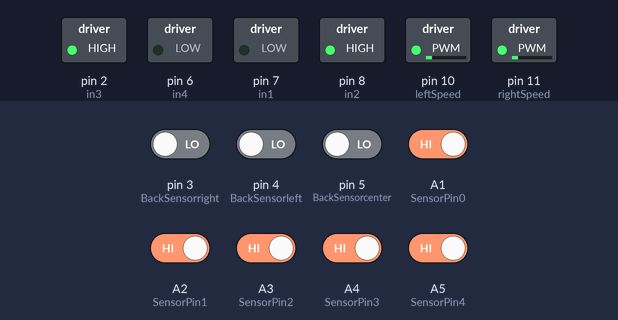
Simulated run of this sketch. Board: Arduino Uno, built with avr-gcc and run on an emulated ATmega328P. Shown: switched loads named in the sketch (green lamp = pin HIGH). The inputs (shaded band) are chosen by the test bench; at power-on: A1 (SensorPin0), A2 (SensorPin1), A3 (SensorPin2), A4 (SensorPin3), A5 (SensorPin4) HIGH, pin 3 (BackSensorright), pin 4 (BackSensorleft), pin 5 (BackSensorcenter) LOW.

Above: at 2.3 s.
2.4 s: pin 5 (BackSensorcenter) driven HIGH
At 3.3 s:
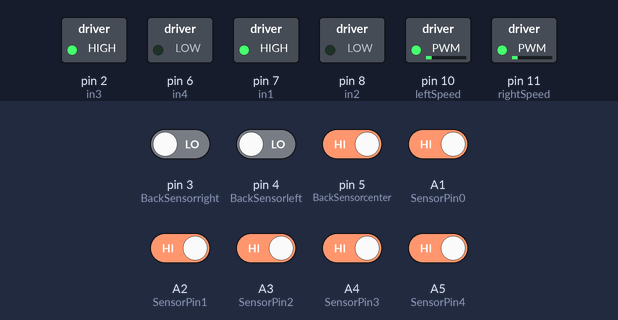
5.4 s: A1 (SensorPin0) driven LOW
At 6.2 s:
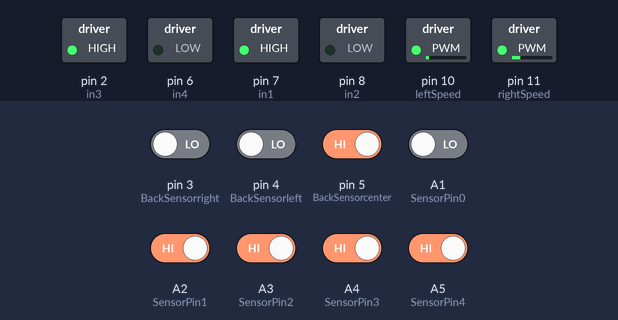
8.4 s: A3 (SensorPin2) driven LOW
At 8.9 s:
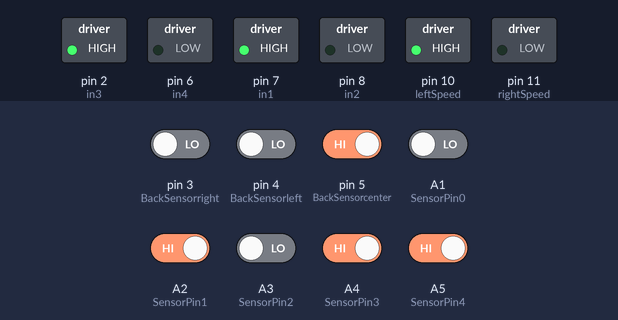
9.9 s: A1 (SensorPin0) driven HIGH
At 10.8 s:
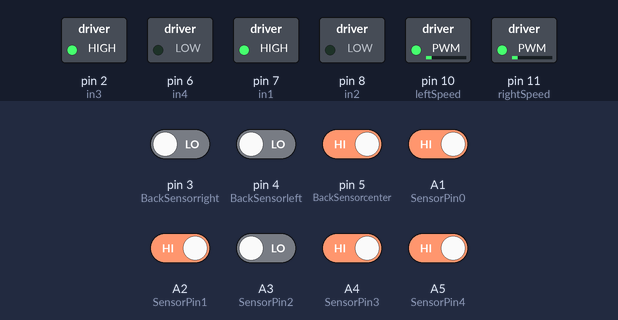
12.9 s: A2 (SensorPin1) driven LOW
At 13.8 s:
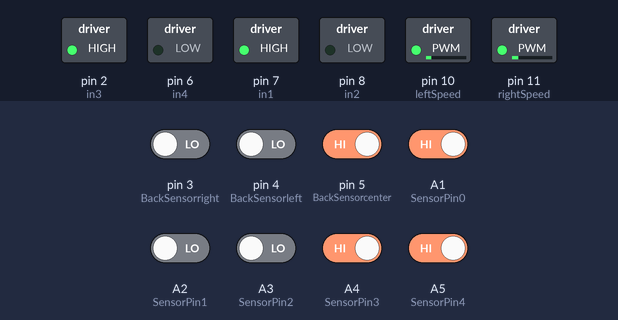
15.9 s: A4 (SensorPin3) driven LOW
At 16.6 s:
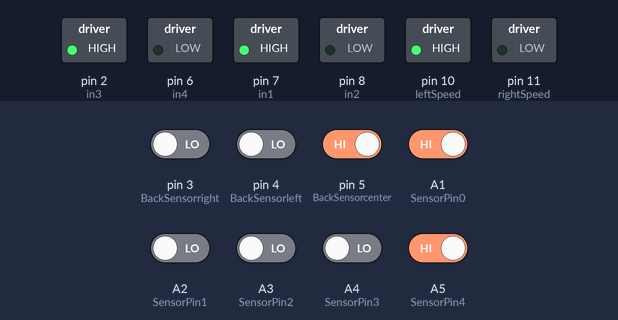
Timing chart, 0 to 18.4 s (numbered marks = the images above; inputs shaded):
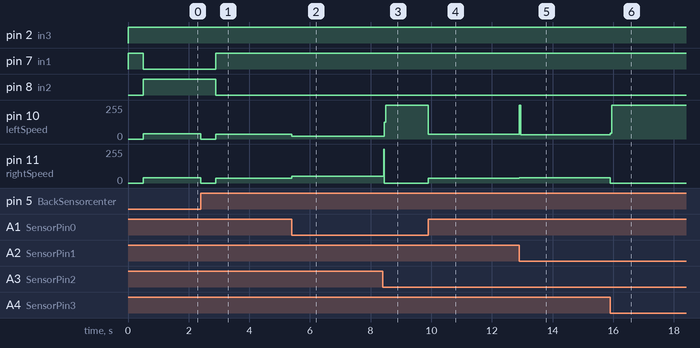

Measured:
- after the input at 2.4 s, pin 7 (in1): LOW → HIGH after 0.50 s; pin 8 (in2): HIGH → LOW after 0.50 s; pin 10 (leftSpeed), pin 11 (rightSpeed): 38/255 → 0/255 at once, → 35/255 0.50 s later
- after the input at 5.4 s, pin 10 (leftSpeed): 35/255 → 19/255 at once; pin 11 (rightSpeed): 35/255 → 51/255 at once
- after the input at 8.4 s, pin 10 (leftSpeed): 19/255 → 255/255 after 0.05 s; pin 11 (rightSpeed): 51/255 → 0/255 at once
- after the input at 9.9 s, pin 10 (leftSpeed): 255/255 → 35/255 at once; pin 11 (rightSpeed): 0/255 → 35/255 at once
- after the input at 12.9 s, pin 10 (leftSpeed): 35/255 → 32/255 at once; pin 11 (rightSpeed): 35/255 → 39/255 at once
- after the input at 15.9 s, pin 10 (leftSpeed): 32/255 → 255/255 at once; pin 11 (rightSpeed): 39/255 → 0/255 at once

The sketch:

mazeOpt.ino
```cpp
const int SensorPin0 = A1;
const int SensorPin1 = A2;
const int SensorPin2 = A3;
const int SensorPin3 = A4;
const int SensorPin4 = A5;

const int BackSensorleft = 4;    // left
const int BackSensorcenter = 5;  // right
const int BackSensorright = 3;   // right

const int leftSpeed = 10;  // means pin 9 on the Arduino controls the speed of left motor
const int rightSpeed = 11;
const int in1 = 7;  // in1
const int in2 = 8;  // in2
int turnspeed;

// left 1 and left 2 control the direction of rotation of left motor
const int in3 = 2;  // in3
const int in4 = 6;  // in4

// char path[100] = "";
// unsigned char pathLength = 0; // the length of the path
// int pathIndex = 0;
int error = 0;
// int extraInch = 200;
int LFSensor[5] = { 0, 0, 0, 0, 0 };
int BKSensor[3] = { 0, 0, 0 };

// #define turning_speed 80
int P, D, I = 0, previousError, PIDvalue;
char path[100] = "";
unsigned char pathLength = 0;  // the length of the path
int pathIndex = 0;
int lsp, rsp;
int lfspeed = 35;
double Kp = 4;
double Ki = 0;
double Kd = 10;

#define STOPPED 0
#define FOLLOWING_LINE 1
#define NO_LINE 2
#define CONT_LINE 3
#define RIGHT_TURN 4
#define LEFT_TURN 5

int mode = STOPPED, previousMode = STOPPED;
int status = false;
void PID() {
  if (LFSensor[0] == 0 && LFSensor[1] == 0 && LFSensor[2] == 1 && LFSensor[3] == 0 && LFSensor[4] == 0)
    error = 0;
  else if (LFSensor[0] == 0 && LFSensor[1] == 0 && LFSensor[2] == 1 && LFSensor[3] == 1 && LFSensor[4] == 0)
    error = 1;
  else if (LFSensor[0] == 0 && LFSensor[1] == 0 && LFSensor[2] == 0 && LFSensor[3] == 1 && LFSensor[4] == 0)
    error = 2;
  else if (LFSensor[0] == 0 && LFSensor[1] == 0 && LFSensor[2] == 0 && LFSensor[3] == 1 && LFSensor[4] == 1)
    error = 3;
  else if (LFSensor[0] == 0 && LFSensor[1] == 0 && LFSensor[2] == 0 && LFSensor[3] == 0 && LFSensor[4] == 1)
    error = 4;
  else if (LFSensor[0] == 0 && LFSensor[1] == 1 && LFSensor[2] == 1 && LFSensor[3] == 0 && LFSensor[4] == 0)
    error = -1;
  else if (LFSensor[0] == 0 && LFSensor[1] == 1 && LFSensor[2] == 0 && LFSensor[3] == 0 && LFSensor[4] == 0)
    error = -2;
  else if (LFSensor[0] == 1 && LFSensor[1] == 1 && LFSensor[2] == 0 && LFSensor[3] == 0 && LFSensor[4] == 0)
    error = -3;
  else if (LFSensor[0] == 1 && LFSensor[1] == 0 && LFSensor[2] == 0 && LFSensor[3] == 0 && LFSensor[4] == 0)
    error = -4;
  else if (LFSensor[0] == 0 && LFSensor[1] == 0 && LFSensor[2] == 0 && LFSensor[3] == 0 && LFSensor[4] == 0)
    error = 0;

  P = error;
  I += error;
  D = (error - previousError);
  PIDvalue = Kp * P + Ki * I + Kd * D;
  previousError = error;

  lsp = lfspeed - PIDvalue;
  rsp = lfspeed + PIDvalue;
  if (lsp > 150)
    // lsp = 150;
    lsp = 255;
  if (lsp < 0)
    lsp = 0;
  if (rsp > 150)
    // rsp = 150;
    rsp = 255;
  if (rsp < 0)
    rsp = 0;

  // Serial.print("  rsp");
  // Serial.print(lsp);
  // Serial.print("  lsp");
  // Serial.println(rsp);


  analogWrite(leftSpeed, rsp);
  analogWrite(rightSpeed, lsp);
}

void readLightSensor() {
  // 0 --> white
  LFSensor[0] = !digitalRead(SensorPin0);
  LFSensor[1] = !digitalRead(SensorPin1);
  LFSensor[2] = !digitalRead(SensorPin2);
  LFSensor[3] = !digitalRead(SensorPin3);
  LFSensor[4] = !digitalRead(SensorPin4);
}

void readBackSensor() {

  BKSensor[0] = digitalRead(BackSensorleft);    // left
  BKSensor[1] = digitalRead(BackSensorcenter);  // right
  BKSensor[2] = digitalRead(BackSensorright);
}

void testLFSensor() {
  Serial.print(LFSensor[0]);
  Serial.print(" ");
  Serial.print(LFSensor[1]);
  Serial.print(" ");
  Serial.print(LFSensor[2]);
  Serial.print(" ");
  Serial.print(LFSensor[3]);
  Serial.print(" ");
  Serial.println(LFSensor[4]);

  Serial.print(BKSensor[0]);
  Serial.print(" ");
  Serial.println(BKSensor[1]);
}

void Read_IR_sensors() {
  readLightSensor();
  readBackSensor();
  // leftState=digitalRead(leftSensor);
  // rightState = digitalRead(rightSensor);

  // testLFSensor();
  // far right sensor LFSensor[4]
  // far left sensor LFSensor[0]
  previousMode = mode;
  if (LFSensor[0] && LFSensor[1] && LFSensor[2] && LFSensor[3] && LFSensor[4]) {
    // 11111

    mode = CONT_LINE;
    // error = 0;
  } else if (!LFSensor[0] && LFSensor[2] && LFSensor[3] && LFSensor[4]) {
    // 0XXX1
    mode = RIGHT_TURN;
    // error = 0;
  } else if (LFSensor[0] && LFSensor[1] && LFSensor[2] && !LFSensor[4]) {
    // 1XXX0
    // 100X0
    mode = LEFT_TURN;
    // error = 0;
  } else if (!LFSensor[0] && !LFSensor[1] && !LFSensor[2] && !LFSensor[3] && !LFSensor[4] && previousMode == FOLLOWING_LINE && BKSensor[0] == 0 && BKSensor[1] == 0 && BKSensor[2] == 0) {
    // 00000
    mode = NO_LINE;
    // error = 0;
  } else
    mode = FOLLOWING_LINE;
}

void setup() {
  Serial.begin(9600);
  pinMode(SensorPin0, INPUT);
  pinMode(SensorPin1, INPUT);
  pinMode(SensorPin2, INPUT);
  pinMode(SensorPin3, INPUT);
  pinMode(SensorPin4, INPUT);

  pinMode(BackSensorright, INPUT);
  pinMode(BackSensorcenter, INPUT);
  pinMode(BackSensorleft, INPUT);

  pinMode(in1, OUTPUT);
  pinMode(in2, OUTPUT);
  pinMode(in3, OUTPUT);
  pinMode(in4, OUTPUT);
  pinMode(leftSpeed, OUTPUT);
  pinMode(rightSpeed, OUTPUT);
}

void stopCar() {
  analogWrite(rightSpeed, 0);
  analogWrite(leftSpeed, 0);
}
void adjustDirection() {
  digitalWrite(in1, HIGH);
  digitalWrite(in2, LOW);
  digitalWrite(in3, HIGH);
  digitalWrite(in4, LOW);
}
void forward() {
  digitalWrite(in1, HIGH);
  digitalWrite(in2, LOW);
  digitalWrite(in3, HIGH);
  digitalWrite(in4, LOW);
  PID();
}

void left() {               // rotates the car left, assuming speed leftSpeedVal and rightSpeedVal are set high enough
  digitalWrite(in1, HIGH);  //right
  digitalWrite(in2, LOW);   //right
  digitalWrite(in3, HIGH);
  digitalWrite(in4, LOW);
  analogWrite(rightSpeed, turnspeed);
  analogWrite(leftSpeed, 0);
  // Serial.println("lefttttt");
}
void Uturn() {              // rotates the car left, assuming speed leftSpeedVal and rightSpeedVal are set high enough
  digitalWrite(in1, LOW);   //right
  digitalWrite(in2, HIGH);  //right
  digitalWrite(in3, HIGH);
  digitalWrite(in4, LOW);
  analogWrite(rightSpeed, 38);
  analogWrite(leftSpeed, 38);
  // Serial.print("uturn");
}

void right() {
  digitalWrite(in1, HIGH);  //right
  digitalWrite(in2, LOW);   //right
  digitalWrite(in3, HIGH);
  digitalWrite(in4, LOW);
  analogWrite(rightSpeed, 0);
  analogWrite(leftSpeed, turnspeed);
}

void mazeSolve() {

  // // Serial.println("In Maze");
  while (!status)  // it does not reach the end
  {
    // Serial.println("In status");
    // Serial.print("Mode");
    // Serial.println(mode);

    Read_IR_sensors();

    switch (mode) {
      case NO_LINE:
        // Serial.println("uturn");
        if (previousMode == FOLLOWING_LINE) {
          // Serial.println("ana fe no line");
          // forward();
          stopCar();
          delay(500);
          Uturn();
          delay(1000);
          // Serial.println("ana abl el while");
          while (!(BKSensor[0] == 0 && BKSensor[1] == 1 && BKSensor[2] == 0)) {
            // Serial.println("ana fel while ele fe no line");
            readBackSensor();
          }
          stopCar();
          // Serial.println("ana ba3d el sto0p");
          delay(500);

          mode = FOLLOWING_LINE;
        }
        recIntersection('B');
        break;

      case RIGHT_TURN:
        // Serial.println("RIGHT_TURN");
        adjustDirection();
        ///Reaching right turn
        readBackSensor();

        // Serial.print("Bara while  ");
        // Serial.println(BKSensor[2]);

        while (!(BKSensor[2] == 1 && BKSensor[1] == 1))  //not black
        {                                                // 0 -> there is right turn
          readBackSensor();
          // Serial.print("Gowa while  ");
          // Serial.println(BKSensor[2]);
        }

        stopCar();
        delay(500);
        // Serial.println("Ana ba3d elwhile yrgala");

        right();
        delay(1000);
        //hastna le7ad ma elky f nos yeb2a white
        // while(BKSensor[1] != 0)
        // {
        //           readBackSensor();
        // }
        //ba3den yeb2a ely f nos eswed
        while (!(BKSensor[0] == 0 && BKSensor[1] == 1 && BKSensor[2] == 0))  //not black
        {
          readBackSensor();
        }
        stopCar();
        delay(500);
        mode = FOLLOWING_LINE;
        recIntersection('R');
        break;

      case LEFT_TURN:
      case CONT_LINE:
        // Serial.println("LEFT_TURN");
        adjustDirection();
        while (!(BKSensor[0] == 1 && BKSensor[1] == 1))  //not black
        {                                                // 0 -> there is right turn
          readBackSensor();
        }
        stopCar();
        delay(500);

        left();
        delay(1000);

        while (!(BKSensor[0] == 0 && BKSensor[1] == 1 && BKSensor[2] == 0))  //not black
        {
          readBackSensor();
        }
        stopCar();
        delay(500);
        mode = FOLLOWING_LINE;

        recIntersection('L');
        break;
      case FOLLOWING_LINE:
        // Serial.println("Forward");
        // testLFSensor();
        forward();
        recIntersection('S');
        break;
    }
  }
}

////////////////////////////////////////////////Maze Code/////////////////////////////////////////////////////////
void recIntersection(char direction) {
  path[pathLength] = direction;  // Store the intersection in the path variable.
  pathLength++;
  // simplifyPath();  // Simplify the learned path.
}

void simplifyPath() {
  // only simplify the path if the second-to-last turn was a 'B'
  if (pathLength < 3 || path[pathLength - 2] != 'B')
    return;

  int totalAngle = 0;
  int i;
  for (i = 1; i <= 3; i++) {
    switch (path[pathLength - i]) {
      case 'R':
        totalAngle += 90;
        break;
      case 'L':
        totalAngle += 270;
        break;
      case 'B':
        totalAngle += 180;
        break;
    }
  }

  // Get the angle as a number between 0 and 360 degrees.
  totalAngle = totalAngle % 360;

  // Replace all of those turns with a single one.
  switch (totalAngle) {
    case 0:
      path[pathLength - 3] = 'S';
      break;
    case 90:
      path[pathLength - 3] = 'R';
      break;
    case 180:
      path[pathLength - 3] = 'B';
      break;
    case 270:
      path[pathLength - 3] = 'L';
      break;
  }

  // The path is now two steps shorter.
  pathLength -= 2;
}

void mazeOptimization(void) {
  while (!status) {
    Read_IR_sensors();
    switch (mode) {
      case FOLLOWING_LINE:
        forward();
        break;
      case CONT_LINE:
        if (pathIndex >= pathLength)
          mazeEnd();
        else {
          mazeTurn(path[pathIndex]);
          pathIndex++;
        }
        break;
      case LEFT_TURN:
        if (pathIndex >= pathLength)
          mazeEnd();
        else {
          mazeTurn(path[pathIndex]);
          pathIndex++;
        }
        break;
      case RIGHT_TURN:
        if (pathIndex >= pathLength)
          mazeEnd();
        else {
          mazeTurn(path[pathIndex]);
          pathIndex++;
        }
        break;
    }
  }
}
void mazeEnd(void) {
  stopCar();
  Serial.println("The End  ==> Path: ");
  for (int i = 0; i < pathLength; i++)
    Serial.print(path[i]);
  // Serial.print(path[i]);
  Serial.println("");
  Serial.print("  pathLenght ==> ");
  Serial.println(pathLength);
  status = 1;
  mode = STOPPED;
}
void mazeTurn(char dir) {
  switch (dir) {
    case 'L':  // Turn Left
      adjustDirection();
      while (!(BKSensor[0] == 1 && BKSensor[1] == 1))  //not black
      {                                                // 0 -> there is right turn
        readBackSensor();
      }
      stopCar();
      delay(500);

      left();
      delay(1000);

      while (!(BKSensor[0] == 0 && BKSensor[1] == 1 && BKSensor[2] == 0))  //not black
      {
        readBackSensor();
      }
      stopCar();
      delay(500);
      mode = FOLLOWING_LINE;
      break;
    case FOLLOWING_LINE:
      Serial.println("Forward");
      // testLFSensor();
      forward();
      break;
    case 'R':  // Turn Right
      adjustDirection();
      ///Reaching right turn
      readBackSensor();

      while (!(BKSensor[2] == 1 && BKSensor[1] == 1))  //not black
      {                                                // 0 -> there is right turn
        readBackSensor();
        Serial.print("Gowa while  ");
        Serial.println(BKSensor[2]);
      }

      stopCar();
      delay(500);
      // Serial.println("Ana ba3d elwhile yrgala");

      right();
      delay(1000);
      //ba3den yeb2a ely f nos eswed
      while (!(BKSensor[0] == 0 && BKSensor[1] == 1 && BKSensor[2] == 0))  //not black
      {
        readBackSensor();
      }
      stopCar();
      delay(500);
      mode = FOLLOWING_LINE;
      break;
    case 'B':  // Turn Back
      if (previousMode == FOLLOWING_LINE) {
        Serial.println("ana fe no line");
        // forward();
        stopCar();
        delay(500);
        Uturn();
        delay(1000);
        Serial.println("ana abl el while");
        while (!(BKSensor[0] == 0 && BKSensor[1] == 1 && BKSensor[2] == 0)) {
          Serial.println("ana fel while ele fe no line");
          readBackSensor();
        }
        stopCar();
        Serial.println("ana ba3d el sto0p");
        delay(500);

        mode = FOLLOWING_LINE;
      }
      break;
    case 'S':  // Go Straight
        // testLFSensor();
        forward();
      break;
  }
}
/////////////////////////////////////////////////////////////////////////////////////////////////////////

void loop() {
  // Serial.println("Start First Pass");
  mazeSolve();  // First pass to solve the maze

  Serial.println(path[pathLength-1]);

  // Serial.println("End First Pass");
  // readLightSensor();
  // readBackSensor();
  // testLFSensor();
  // delay(5000);
  // Serial.println("Starting 2nd Pass");
  // pathIndex = 0;
  // status = 0;
  // mazeOptimization(); // run the maze as fast as possible
  // Serial.println("End 2nd Pass");

  // mode = STOPPED;
  // status = 0; // 1st pass
  // pathIndex = 0;
  // pathLength = 0;
}
```
